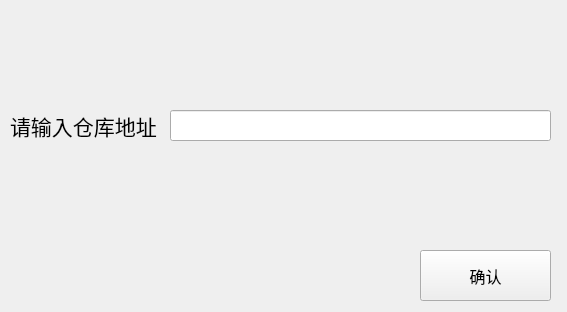
<?xml version="1.0" encoding="UTF-8"?>
<ui version="4.0">
 <class>wrong2</class>
 <widget class="QWidget" name="wrong2">
  <property name="geometry">
   <rect>
    <x>0</x>
    <y>0</y>
    <width>567</width>
    <height>312</height>
   </rect>
  </property>
  <property name="windowTitle">
   <string>wrong2</string>
  </property>
  <widget class="QPushButton" name="check">
   <property name="geometry">
    <rect>
     <x>420</x>
     <y>250</y>
     <width>131</width>
     <height>51</height>
    </rect>
   </property>
   <property name="font">
    <font>
     <pointsize>12</pointsize>
    </font>
   </property>
   <property name="text">
    <string>确认</string>
   </property>
  </widget>
  <widget class="QLineEdit" name="gitname">
   <property name="geometry">
    <rect>
     <x>170</x>
     <y>110</y>
     <width>381</width>
     <height>31</height>
    </rect>
   </property>
  </widget>
  <widget class="QLabel" name="label">
   <property name="geometry">
    <rect>
     <x>10</x>
     <y>110</y>
     <width>151</width>
     <height>31</height>
    </rect>
   </property>
   <property name="text">
    <string>&lt;html&gt;&lt;head/&gt;&lt;body&gt;&lt;p&gt;&lt;span style=&quot; font-size:16pt;&quot;&gt;请输入仓库地址&lt;/span&gt;&lt;/p&gt;&lt;/body&gt;&lt;/html&gt;</string>
   </property>
  </widget>
 </widget>
 <layoutdefault spacing="6" margin="11"/>
 <resources/>
 <connections/>
</ui>
